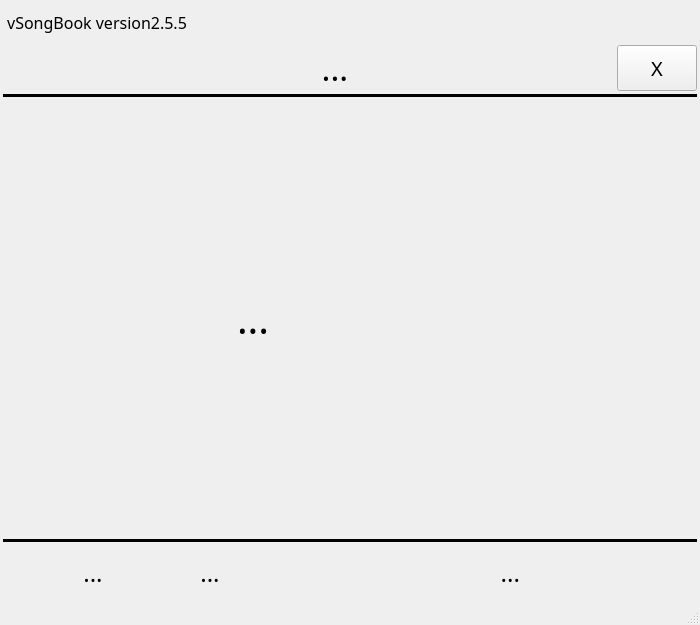
<?xml version="1.0" encoding="UTF-8"?>
<ui version="4.0">
 <class>AppPresent</class>
 <widget class="QMainWindow" name="AppPresent">
  <property name="geometry">
   <rect>
    <x>0</x>
    <y>0</y>
    <width>700</width>
    <height>625</height>
   </rect>
  </property>
  <property name="sizePolicy">
   <sizepolicy hsizetype="Preferred" vsizetype="Minimum">
    <horstretch>0</horstretch>
    <verstretch>0</verstretch>
   </sizepolicy>
  </property>
  <property name="minimumSize">
   <size>
    <width>400</width>
    <height>0</height>
   </size>
  </property>
  <property name="windowTitle">
   <string>Song Presentation</string>
  </property>
  <property name="windowIcon">
   <iconset resource="icons/icons.qrc">
    <normaloff>:/icons/appicon</normaloff>:/icons/appicon</iconset>
  </property>
  <widget class="QWidget" name="WidgetCentral">
   <property name="sizePolicy">
    <sizepolicy hsizetype="Minimum" vsizetype="Preferred">
     <horstretch>0</horstretch>
     <verstretch>0</verstretch>
    </sizepolicy>
   </property>
   <property name="minimumSize">
    <size>
     <width>400</width>
     <height>0</height>
    </size>
   </property>
   <property name="autoFillBackground">
    <bool>true</bool>
   </property>
   <layout class="QVBoxLayout" name="WrapperLayout">
    <property name="spacing">
     <number>3</number>
    </property>
    <property name="leftMargin">
     <number>3</number>
    </property>
    <property name="topMargin">
     <number>3</number>
    </property>
    <property name="rightMargin">
     <number>3</number>
    </property>
    <property name="bottomMargin">
     <number>3</number>
    </property>
    <item>
     <layout class="QVBoxLayout" name="MainLayout">
      <item>
       <layout class="QVBoxLayout" name="verticalLayout">
        <item>
         <layout class="QHBoxLayout" name="HeadLayout">
          <item>
           <widget class="QLabel" name="LblApp">
            <property name="font">
             <font>
              <family>Trebuchet MS</family>
              <pointsize>12</pointsize>
             </font>
            </property>
            <property name="text">
             <string> vSongBook version2.5.5</string>
            </property>
           </widget>
          </item>
          <item>
           <widget class="QToolBar" name="ToolbarMain">
            <property name="sizePolicy">
             <sizepolicy hsizetype="Expanding" vsizetype="Minimum">
              <horstretch>0</horstretch>
              <verstretch>0</verstretch>
             </sizepolicy>
            </property>
            <property name="windowTitle">
             <string notr="true">toolBar1</string>
            </property>
            <property name="toolButtonStyle">
             <enum>Qt::ToolButtonTextBesideIcon</enum>
            </property>
            <addaction name="actionTheme"/>
            <addaction name="actionFont"/>
            <addaction name="actionBold"/>
            <addaction name="actionChorus"/>
            <addaction name="actionLeft"/>
            <addaction name="actionRight"/>
            <addaction name="actionUp"/>
            <addaction name="actionDown"/>
            <addaction name="actionSmaller"/>
            <addaction name="actionBigger"/>
            <addaction name="actionClose"/>
           </widget>
          </item>
         </layout>
        </item>
        <item>
         <layout class="QHBoxLayout" name="TopLayout">
          <item>
           <widget class="QLabel" name="LblKey">
            <property name="sizePolicy">
             <sizepolicy hsizetype="Minimum" vsizetype="Preferred">
              <horstretch>0</horstretch>
              <verstretch>0</verstretch>
             </sizepolicy>
            </property>
            <property name="minimumSize">
             <size>
              <width>50</width>
              <height>0</height>
             </size>
            </property>
            <property name="text">
             <string/>
            </property>
            <property name="alignment">
             <set>Qt::AlignCenter</set>
            </property>
           </widget>
          </item>
          <item>
           <widget class="QLabel" name="LblTitle">
            <property name="sizePolicy">
             <sizepolicy hsizetype="Expanding" vsizetype="Preferred">
              <horstretch>0</horstretch>
              <verstretch>0</verstretch>
             </sizepolicy>
            </property>
            <property name="font">
             <font>
              <family>Trebuchet MS</family>
              <pointsize>25</pointsize>
             </font>
            </property>
            <property name="text">
             <string>...</string>
            </property>
            <property name="alignment">
             <set>Qt::AlignCenter</set>
            </property>
           </widget>
          </item>
          <item>
           <widget class="QPushButton" name="BtnClose">
            <property name="sizePolicy">
             <sizepolicy hsizetype="Preferred" vsizetype="Preferred">
              <horstretch>0</horstretch>
              <verstretch>0</verstretch>
             </sizepolicy>
            </property>
            <property name="font">
             <font>
              <family>Trebuchet MS</family>
              <pointsize>15</pointsize>
             </font>
            </property>
            <property name="text">
             <string>X</string>
            </property>
           </widget>
          </item>
         </layout>
        </item>
        <item>
         <widget class="Line" name="LineTop">
          <property name="frameShadow">
           <enum>QFrame::Plain</enum>
          </property>
          <property name="lineWidth">
           <number>3</number>
          </property>
          <property name="orientation">
           <enum>Qt::Horizontal</enum>
          </property>
         </widget>
        </item>
        <item>
         <layout class="QHBoxLayout" name="MidLayout">
          <item>
           <widget class="QLabel" name="LblLeft">
            <property name="text">
             <string/>
            </property>
           </widget>
          </item>
          <item>
           <widget class="QLabel" name="LblContent">
            <property name="sizePolicy">
             <sizepolicy hsizetype="Preferred" vsizetype="Expanding">
              <horstretch>0</horstretch>
              <verstretch>0</verstretch>
             </sizepolicy>
            </property>
            <property name="font">
             <font>
              <family>Trebuchet MS</family>
              <pointsize>30</pointsize>
             </font>
            </property>
            <property name="text">
             <string>...</string>
            </property>
            <property name="alignment">
             <set>Qt::AlignLeading|Qt::AlignLeft|Qt::AlignVCenter</set>
            </property>
            <property name="wordWrap">
             <bool>true</bool>
            </property>
            <property name="indent">
             <number>2</number>
            </property>
           </widget>
          </item>
          <item>
           <widget class="QLabel" name="LblRight">
            <property name="text">
             <string/>
            </property>
           </widget>
          </item>
         </layout>
        </item>
       </layout>
      </item>
      <item>
       <widget class="Line" name="LineDown">
        <property name="frameShadow">
         <enum>QFrame::Plain</enum>
        </property>
        <property name="lineWidth">
         <number>3</number>
        </property>
        <property name="orientation">
         <enum>Qt::Horizontal</enum>
        </property>
       </widget>
      </item>
      <item>
       <layout class="QHBoxLayout" name="horizontalLayout">
        <item>
         <widget class="QLabel" name="LblBottomLeft">
          <property name="sizePolicy">
           <sizepolicy hsizetype="Fixed" vsizetype="Fixed">
            <horstretch>0</horstretch>
            <verstretch>0</verstretch>
           </sizepolicy>
          </property>
          <property name="minimumSize">
           <size>
            <width>30</width>
            <height>55</height>
           </size>
          </property>
          <property name="text">
           <string/>
          </property>
         </widget>
        </item>
        <item>
         <widget class="QLabel" name="LblSongInfo">
          <property name="sizePolicy">
           <sizepolicy hsizetype="Expanding" vsizetype="Minimum">
            <horstretch>0</horstretch>
            <verstretch>0</verstretch>
           </sizepolicy>
          </property>
          <property name="font">
           <font>
            <family>Trebuchet MS</family>
            <pointsize>18</pointsize>
           </font>
          </property>
          <property name="text">
           <string>...</string>
          </property>
          <property name="alignment">
           <set>Qt::AlignCenter</set>
          </property>
         </widget>
        </item>
        <item>
         <widget class="QLabel" name="LblAuthor">
          <property name="sizePolicy">
           <sizepolicy hsizetype="Expanding" vsizetype="Preferred">
            <horstretch>0</horstretch>
            <verstretch>0</verstretch>
           </sizepolicy>
          </property>
          <property name="font">
           <font>
            <family>Trebuchet MS</family>
            <pointsize>18</pointsize>
           </font>
          </property>
          <property name="text">
           <string>...</string>
          </property>
          <property name="alignment">
           <set>Qt::AlignCenter</set>
          </property>
         </widget>
        </item>
        <item>
         <widget class="QLabel" name="LblVerse">
          <property name="sizePolicy">
           <sizepolicy hsizetype="Fixed" vsizetype="Preferred">
            <horstretch>0</horstretch>
            <verstretch>0</verstretch>
           </sizepolicy>
          </property>
          <property name="minimumSize">
           <size>
            <width>250</width>
            <height>0</height>
           </size>
          </property>
          <property name="font">
           <font>
            <family>Trebuchet MS</family>
            <pointsize>18</pointsize>
           </font>
          </property>
          <property name="text">
           <string>...</string>
          </property>
          <property name="alignment">
           <set>Qt::AlignRight|Qt::AlignTrailing|Qt::AlignVCenter</set>
          </property>
         </widget>
        </item>
        <item>
         <widget class="QPushButton" name="BtnDown">
          <property name="sizePolicy">
           <sizepolicy hsizetype="Fixed" vsizetype="Fixed">
            <horstretch>55</horstretch>
            <verstretch>55</verstretch>
           </sizepolicy>
          </property>
          <property name="text">
           <string/>
          </property>
          <property name="icon">
           <iconset resource="icons/icons.qrc">
            <normaloff>:/Down_Black.png</normaloff>:/Down_Black.png</iconset>
          </property>
          <property name="iconSize">
           <size>
            <width>50</width>
            <height>50</height>
           </size>
          </property>
          <property name="flat">
           <bool>true</bool>
          </property>
         </widget>
        </item>
        <item>
         <widget class="QLabel" name="LblBottom">
          <property name="sizePolicy">
           <sizepolicy hsizetype="Fixed" vsizetype="Fixed">
            <horstretch>0</horstretch>
            <verstretch>0</verstretch>
           </sizepolicy>
          </property>
          <property name="minimumSize">
           <size>
            <width>55</width>
            <height>55</height>
           </size>
          </property>
          <property name="text">
           <string/>
          </property>
         </widget>
        </item>
        <item>
         <widget class="QPushButton" name="BtnUp">
          <property name="sizePolicy">
           <sizepolicy hsizetype="Fixed" vsizetype="Fixed">
            <horstretch>55</horstretch>
            <verstretch>55</verstretch>
           </sizepolicy>
          </property>
          <property name="text">
           <string/>
          </property>
          <property name="icon">
           <iconset resource="icons/icons.qrc">
            <normaloff>:/Up_Black.png</normaloff>:/Up_Black.png</iconset>
          </property>
          <property name="iconSize">
           <size>
            <width>50</width>
            <height>50</height>
           </size>
          </property>
          <property name="flat">
           <bool>true</bool>
          </property>
         </widget>
        </item>
        <item>
         <widget class="QLabel" name="LblBottomRight">
          <property name="sizePolicy">
           <sizepolicy hsizetype="Fixed" vsizetype="Fixed">
            <horstretch>0</horstretch>
            <verstretch>0</verstretch>
           </sizepolicy>
          </property>
          <property name="minimumSize">
           <size>
            <width>30</width>
            <height>55</height>
           </size>
          </property>
          <property name="text">
           <string/>
          </property>
         </widget>
        </item>
       </layout>
      </item>
     </layout>
    </item>
   </layout>
  </widget>
  <widget class="QStatusBar" name="statusbar"/>
  <action name="actionLeft">
   <property name="text">
    <string/>
   </property>
   <property name="shortcut">
    <string>Left</string>
   </property>
  </action>
  <action name="actionRight">
   <property name="text">
    <string/>
   </property>
   <property name="shortcut">
    <string>Right</string>
   </property>
  </action>
  <action name="actionClose">
   <property name="text">
    <string/>
   </property>
   <property name="shortcut">
    <string>Esc</string>
   </property>
  </action>
  <action name="actionBigger">
   <property name="text">
    <string/>
   </property>
   <property name="shortcut">
    <string>.</string>
   </property>
  </action>
  <action name="actionSmaller">
   <property name="text">
    <string/>
   </property>
   <property name="shortcut">
    <string>,</string>
   </property>
  </action>
  <action name="actionFont">
   <property name="text">
    <string/>
   </property>
   <property name="shortcut">
    <string>F</string>
   </property>
  </action>
  <action name="actionBold">
   <property name="text">
    <string/>
   </property>
   <property name="shortcut">
    <string>B</string>
   </property>
  </action>
  <action name="actionTheme">
   <property name="text">
    <string/>
   </property>
   <property name="shortcut">
    <string>T</string>
   </property>
  </action>
  <action name="actionChorus">
   <property name="text">
    <string/>
   </property>
   <property name="shortcut">
    <string>C</string>
   </property>
  </action>
  <action name="actionUp">
   <property name="text">
    <string/>
   </property>
   <property name="shortcut">
    <string>Up</string>
   </property>
  </action>
  <action name="actionDown">
   <property name="text">
    <string/>
   </property>
   <property name="shortcut">
    <string>Down</string>
   </property>
  </action>
 </widget>
 <resources>
  <include location="icons/icons.qrc"/>
 </resources>
 <connections/>
</ui>
